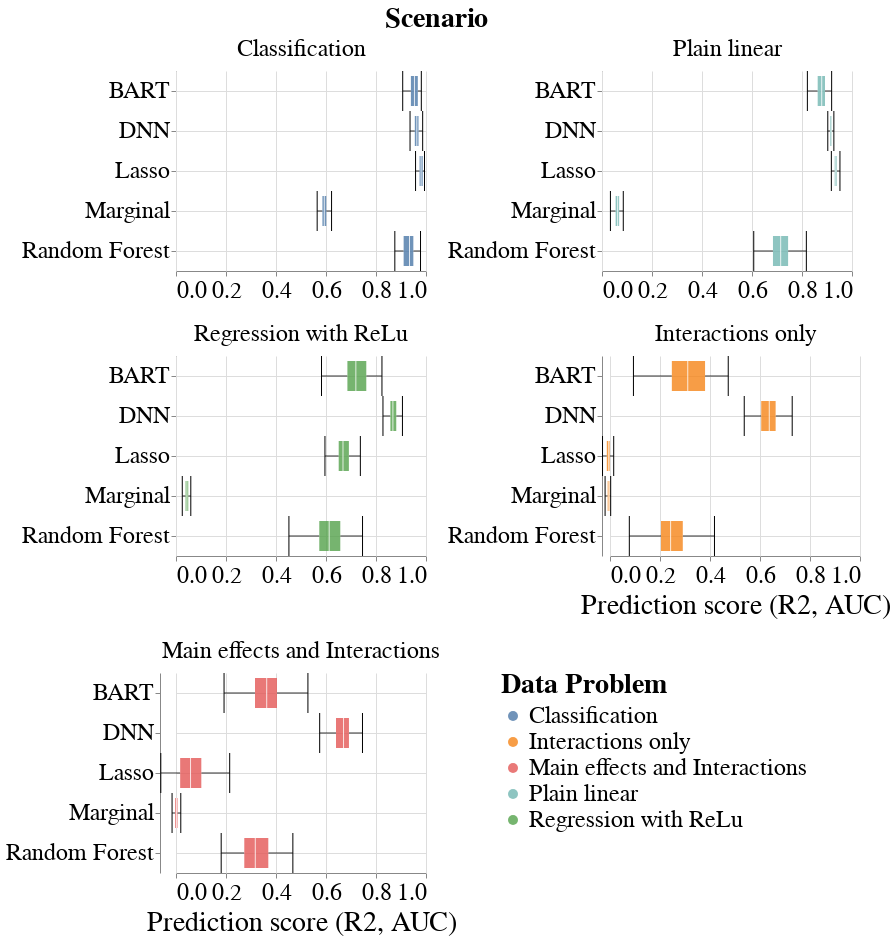

Notebook code cell kept with this figure:
### Code cell
def plot_figsupp3(df_data, title_x=None, title_facet=None):
    box_pred = alt.Chart(
        df_data
    ).mark_boxplot(
        size=30, outliers=False, ticks=True, opacity=0.8                                     
    ).encode(
        y=alt.Y('Method:N', title=None),
        x=alt.X('mean:Q', title=title_x, scale=alt.Scale(domain=(0, 1.0))),
        color=alt.Color('Problem Data:N', title='Data Problem')
    ).properties(
        height=200,
        width=250
    ).facet(column=alt.Column('Problem Data:N', title=title_facet))
    return box_pred

prob_data = [('Classification', None, None),
             ('Plain linear', None, None),
             ('Regression with ReLu', None, None),
             ('Interactions only', "Prediction score (R2, AUC)", None),
             ('Main effects and Interactions', "Prediction score (R2, AUC)", None)]
list_figs = []
for el in prob_data:
    df_pred_tmp = df_pred[df_pred['Problem Data'] == el[0]]
    list_figs.append(plot_figsupp3(df_pred_tmp, el[1], el[2]))

fig3_supp = alt.vconcat(
    alt.hconcat(list_figs[0],
                list_figs[1]).properties(title=alt.TitleParams('Scenario', anchor='middle')),
    alt.hconcat(list_figs[2],
                list_figs[3]),
    list_figs[4]
)
my_font = 'Helvetica'
fig3_supp_pred = fig3_supp.configure_axis(
    grid=True, 
    titleFont=my_font,
    titleFontWeight='normal',
    labelFont=my_font,
    labelFontSize=24,
    titleFontSize=28,
    labelLimit=0
).configure_header(
    titleFont=my_font,
    titleFontWeight='normal',
    labelFont=my_font,
    titleFontSize=28,
    labelFontSize=24
).configure_view(
    strokeWidth=0
).configure_title(
    font=my_font,
    fontSize=28
).configure_legend(
    titleFontSize=28,
    labelFontSize=24,
    labelLimit=0,
    titleLimit=0,
    orient='none',
    legendX=325,
    legendY=600
)
# fig3_supp_pred.save('figure3_supp_pred.svg')
# fig3_supp_pred.save('figure3_supp_pred.png', scale_factor=3)
fig3_supp_pred

### Figure 1 — Vega-Lite specification as saved in the notebook (floating-point values rounded to 4 significant figures; data arrays with more than 128 entries replaced by an {"elided": "..."} marker saying what was removed)
{"config": {"view": {"continuousWidth": 300, "continuousHeight": 300, "strokeWidth": 0}, "axis": {"grid": true, "labelFont": "Helvetica", "labelFontSize": 24, "labelLimit": 0, "titleFont": "Helvetica", "titleFontSize": 28, "titleFontWeight": "normal"}, "header": {"labelFont": "Helvetica", "labelFontSize": 24, "titleFont": "Helvetica", "titleFontSize": 28, "titleFontWeight": "normal"}, "legend": {"labelFontSize": 24, "labelLimit": 0, "legendX": 325, "legendY": 600, "orient": "none", "titleFontSize": 28, "titleLimit": 0}, "title": {"font": "Helvetica", "fontSize": 28}}, "vconcat": [{"hconcat": [{"data": {"name": "data-464f8fbffd517dcbc31374e858341e5b"}, "facet": {"column": {"field": "Problem Data", "title": null, "type": "nominal"}}, "spec": {"mark": {"type": "boxplot", "opacity": 0.8, "outliers": false, "size": 30, "ticks": true}, "encoding": {"color": {"field": "Problem Data", "title": "Data Problem", "type": "nominal"}, "x": {"field": "mean", "scale": {"domain": [0, 1.0]}, "title": null, "type": "quantitative"}, "y": {"field": "Method", "title": null, "type": "nominal"}}, "height": 200, "width": 250}}, {"data": {"name": "data-e6213320a4ce995a5f3d0cc32dfc027f"}, "facet": {"column": {"field": "Problem Data", "title": null, "type": "nominal"}}, "spec": {"mark": {"type": "boxplot", "opacity": 0.8, "outliers": false, "size": 30, "ticks": true}, "encoding": {"color": {"field": "Problem Data", "title": "Data Problem", "type": "nominal"}, "x": {"field": "mean", "scale": {"domain": [0, 1.0]}, "title": null, "type": "quantitative"}, "y": {"field": "Method", "title": null, "type": "nominal"}}, "height": 200, "width": 250}}], "title": {"text": "Scenario", "anchor": "middle"}}, {"hconcat": [{"data": {"name": "data-91601217c684d880ed13603e63f8e2fb"}, "facet": {"column": {"field": "Problem Data", "title": null, "type": "nominal"}}, "spec": {"mark": {"type": "boxplot", "opacity": 0.8, "outliers": false, "size": 30, "ticks": true}, "encoding": {"color": {"field": "Problem Data", "title": "Data Problem", "type": "nominal"}, "x": {"field": "mean", "scale": {"domain": [0, 1.0]}, "title": null, "type": "quantitative"}, "y": {"field": "Method", "title": null, "type": "nominal"}}, "height": 200, "width": 250}}, {"data": {"name": "data-5b4740c38c914ffa0de07c53e5d11b90"}, "facet": {"column": {"field": "Problem Data", "title": null, "type": "nominal"}}, "spec": {"mark": {"type": "boxplot", "opacity": 0.8, "outliers": false, "size": 30, "ticks": true}, "encoding": {"color": {"field": "Problem Data", "title": "Data Problem", "type": "nominal"}, "x": {"field": "mean", "scale": {"domain": [0, 1.0]}, "title": "Prediction score (R2, AUC)", "type": "quantitative"}, "y": {"field": "Method", "title": null, "type": "nominal"}}, "height": 200, "width": 250}}]}, {"data": {"name": "data-b5c017d8a7647acc553f3cd70b5588bc"}, "facet": {"column": {"field": "Problem Data", "title": null, "type": "nominal"}}, "spec": {"mark": {"type": "boxplot", "opacity": 0.8, "outliers": false, "size": 30, "ticks": true}, "encoding": {"color": {"field": "Problem Data", "title": "Data Problem", "type": "nominal"}, "x": {"field": "mean", "scale": {"domain": [0, 1.0]}, "title": "Prediction score (R2, AUC)", "type": "quantitative"}, "y": {"field": "Method", "title": null, "type": "nominal"}}, "height": 200, "width": 250}}], "$schema": "https://vega.github.io/schema/vega-lite/v5.14.1.json", "datasets": {"data-464f8fbffd517dcbc31374e858341e5b": {"elided": "500 records"}, "data-e6213320a4ce995a5f3d0cc32dfc027f": {"elided": "500 records"}, "data-91601217c684d880ed13603e63f8e2fb": {"elided": "500 records"}, "data-5b4740c38c914ffa0de07c53e5d11b90": {"elided": "500 records"}, "data-b5c017d8a7647acc553f3cd70b5588bc": {"elided": "500 records"}}}
